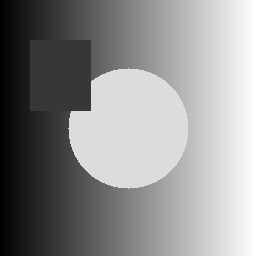
#> input picture assets/sample_images/sample_gray.png, 256 x 256 px
$ python rle_encoding.py
#> lines starting #> are read from the running program, lines starting #| are printed output that depends on the picture; after the words box and inside, x2 and y2 are one past the last pixel; in counts of white or black regions, pixels touching at a corner belong together
### examples/10_image_compression/_utils.py
"""Shared helpers for chapter 10 compression examples."""

from __future__ import annotations

import argparse
from pathlib import Path

import cv2
import numpy as np


ROOT = Path(__file__).resolve().parents[2]
SAMPLE_GRAY = ROOT / "assets" / "sample_images" / "sample_gray.png"
DEFAULT_OUTPUT_DIR = ROOT / "examples" / "output"


def ensure_sample() -> None:
    if SAMPLE_GRAY.exists():
        return
    SAMPLE_GRAY.parent.mkdir(parents=True, exist_ok=True)
    x = np.linspace(0, 255, 256, dtype=np.uint8)
    image = np.tile(x, (256, 1))
    cv2.circle(image, (128, 128), 60, 220, -1)
    cv2.rectangle(image, (30, 40), (90, 110), 55, -1)
    cv2.imwrite(str(SAMPLE_GRAY), image)


def add_common_arguments(parser: argparse.ArgumentParser, output_name: str) -> None:
    parser.add_argument("--input", type=Path, default=SAMPLE_GRAY)
    parser.add_argument("--output", type=Path, default=DEFAULT_OUTPUT_DIR / output_name)


def read_gray(path: Path) -> tuple[np.ndarray, Path]:
    ensure_sample()
    image = cv2.imread(str(path), cv2.IMREAD_GRAYSCALE)
    if image is None:
        raise FileNotFoundError(path)
    return image, path


def normalize_uint8(image: np.ndarray) -> np.ndarray:
    return cv2.normalize(image, None, 0, 255, cv2.NORM_MINMAX).astype(np.uint8)


def save_image(path: Path, image: np.ndarray) -> Path:
    path.parent.mkdir(parents=True, exist_ok=True)
    cv2.imwrite(str(path), image)
    return path


def print_result(source: Path, operation: str, output: Path, metric: str | None = None) -> None:
    print(f"source={source}")
    print(f"operation={operation}")
    if metric:
        print(metric)
    print(f"output={output}")

### examples/10_image_compression/rle_encoding.py
"""Chapter 10.2.1 run-length encoding."""

from __future__ import annotations

import argparse

import numpy as np

from _utils import add_common_arguments, print_result, read_gray, save_image


def run_length_encode(values: np.ndarray) -> list[tuple[int, int]]:
    flat = values.ravel().astype(int)
    if flat.size == 0:
        return []
    runs: list[tuple[int, int]] = []
    current = int(flat[0])
    count = 1
    for value in flat[1:]:
        value = int(value)
        if value == current:
            count += 1
        else:
            runs.append((current, count))
            current, count = value, 1
    runs.append((current, count))
    return runs


def main() -> None:
    parser = argparse.ArgumentParser(description="RLE demo on a thresholded image.")
    add_common_arguments(parser, "ch10_rle_binary.png")
    parser.add_argument("--threshold", type=int, default=128)
    args = parser.parse_args()
    image, source = read_gray(args.input)
#> in read_gray, image is the input picture: shape (256, 256); min 0, max 255, mean 142.3
    binary = (image >= args.threshold).astype(np.uint8) * 255
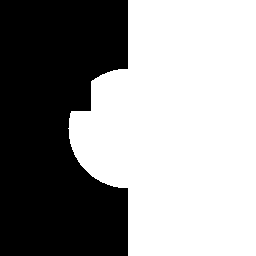
#> binary: shape (256, 256); 58% white; 1 black region, box (x1, y1, x2, y2) and area: (0, 0, 128, 256) 27538
    runs = run_length_encode(binary)
#> in run_length_encode, `current = int(flat[0])`: current = 0
#> after the loop in run_length_encode, `for value in flat[1:]:`: runs = 511 pairs, first value 0 to 255, second value 68 to 188
#> runs = 512 pairs, first value 0 to 255, second value 68 to 188
    output = save_image(args.output, binary)
    ratio = binary.size / max(len(runs) * 2, 1)
#> ratio = 64
    print_result(source, "run_length_encode", output, f"runs={len(runs)} approx_ratio={ratio:.2f}")


if __name__ == "__main__":
    main()

$ run again, with assets/sample_images/sample_color.png copied over assets/sample_images/sample_gray.png
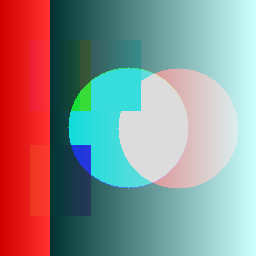
#> input picture assets/sample_images/sample_color.png, 256 x 256 px
#> in read_gray, `image = cv2.imread(str(path), cv2.IMREAD_GRAYSCALE)`:
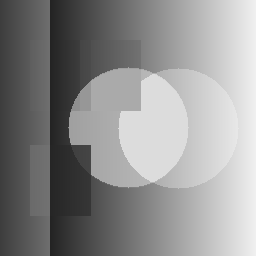
#> image: shape (256, 256); min 35, max 240, mean 142
#> in main, `binary = (image >= args.threshold).astype(np.uint8) * 255`:
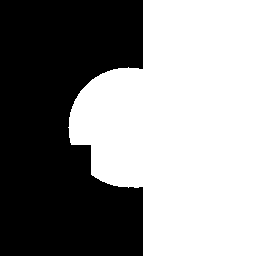
#> binary: shape (256, 256); 54.8% white; 1 black region, box (x1, y1, x2, y2) and area: (0, 0, 143, 256) 29590
#> current = 0
#> after the loop in run_length_encode, `for value in flat[1:]:`: runs = 519 pairs, first value 0 to 255, second value 1 to 188
#> in main, `runs = run_length_encode(binary)`: runs = 520 pairs, first value 0 to 255, second value 1 to 188
#> ratio = 63.02
